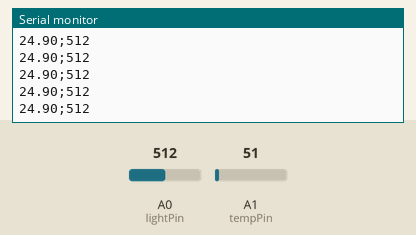
Recording of a sketch running on a simulated Arduino Uno, built with avr-gcc and run on an emulated ATmega328P. Shown: the last lines printed to the serial monitor. The inputs (shaded band) are chosen by the test bench; at power-on: A1 (tempPin) = 51, A0 (lightPin) = 512.

Above: at 1.2 s.
1.3 s: A1 (tempPin) set to 61
At 1.56 s:
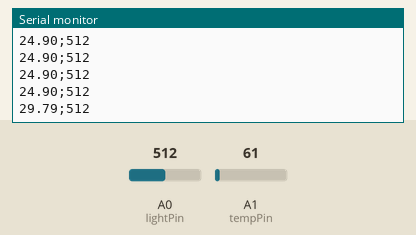
2.8 s: A0 (lightPin) set to 716
At 2.97 s:
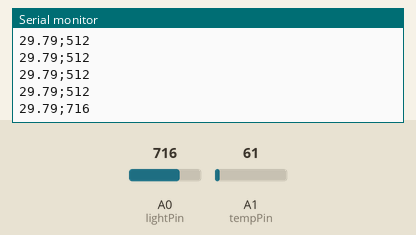
4.3 s: A1 (tempPin) set to 71
At 4.37 s:
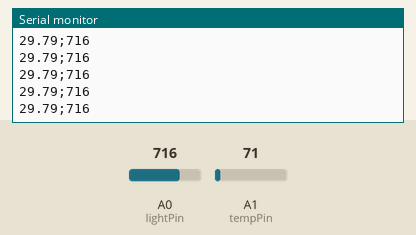
5.8 s: A0 (lightPin) set to 900
At 5.98 s:
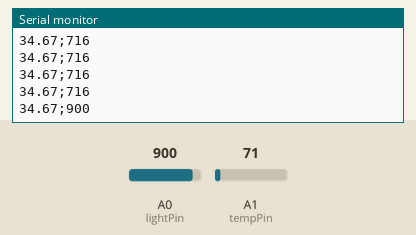
Timing chart, 0 to 8.3 s (numbered marks = the images above; inputs shaded):
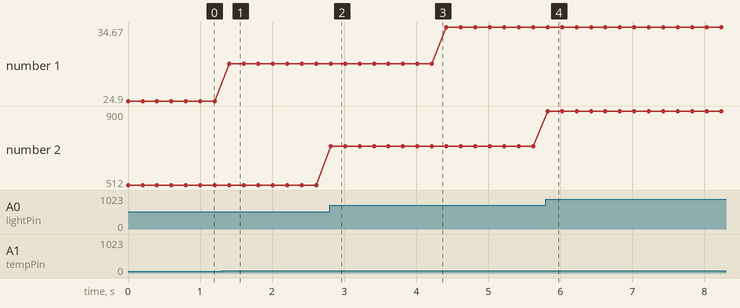

The sketch:

my_temp_light.ino
```cpp
const int tempPin = A1;  // Pin for temperature sensor
const int lightPin = A0; // Pin for photoresistor

int temp = 0;
int light = 0;

void setup() {
  Serial.begin(9600);
}

void loop() {
  temp = analogRead(tempPin);
  light = analogRead(lightPin);

  Serial.print((temp/1024.0)*500.0);
  Serial.print(";");
  Serial.println(light);

  delay(200);
}
```

Measured:
- after the input at 1.3 s, the serial monitor: prints a new line after 0.11 s (image 1)
- after the input at 2.8 s, the serial monitor: prints a new line at once (image 2)
- after the input at 5.8 s, the serial monitor: prints a new line at once (image 4)
- plotted number 1: 24.9 → 29.79 after the input at 1.3 s, 29.79 → 34.67 after the input at 4.3 s
- plotted number 2: 512 → 716 after the input at 2.8 s, 716 → 900 after the input at 5.8 s
